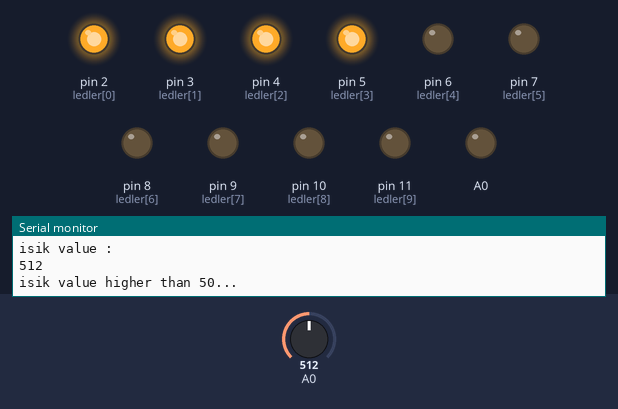
A sketch run on a simulated Arduino Uno, built with avr-gcc and run on an emulated ATmega328P. Shown: output pins drawn as LEDs (lit = HIGH), the last lines printed to the serial monitor. The inputs (shaded band) are chosen by the test bench; at power-on: A0 = 512.

Above: at 5.1 s.
5.2 s: A0 set to 40
At 8.62 s:
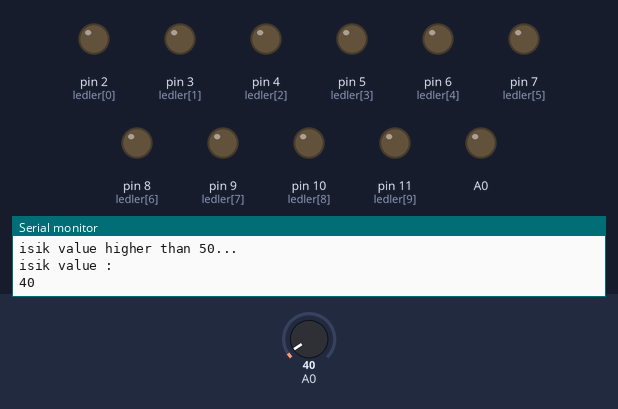
10.9 s: A0 set to 60
At 10.95 s:
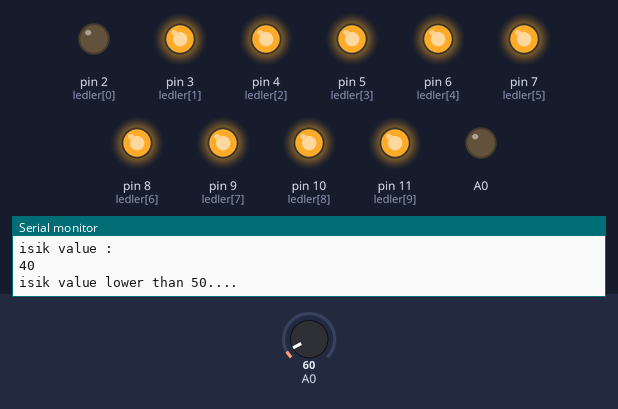
16.2 s: A0 set to 0
At 16.45 s:
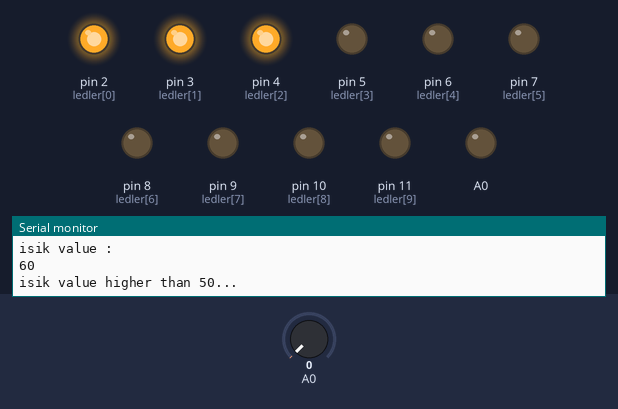
Timing chart, 0 to 27.5 s (numbered marks = the images above; inputs shaded):
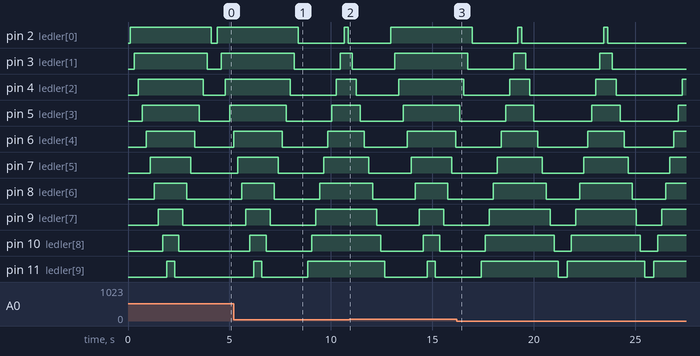

Measured:
- by itself, pin 4 (ledler[2]): repeats every 4.3 s: HIGH 1.0 s, LOW 3.3 s
- by itself, pin 5 (ledler[3]): repeats every 4.3 s: HIGH 1.4 s, LOW 2.9 s
- by itself, pin 6 (ledler[4]): alternates HIGH for 1.8 s and LOW for 2.5 s
- by itself, pin 7 (ledler[5]): alternates HIGH for 2.2 s and LOW for 2.1 s
- by itself, pin 8 (ledler[6]): alternates HIGH for 2.6 s and LOW for 1.7 s
- by itself, pin 9 (ledler[7]): alternates HIGH for 3.0 s and LOW for 1.3 s
- by itself, pin 10 (ledler[8]): alternates HIGH for 3.4 s and LOW for 0.85 s
- by itself, pin 11 (ledler[9]): alternates HIGH for 3.8 s and LOW for 0.45 s

The sketch:

for_loop_led_light_with_photorsistor1.ino
```cpp
int ledler[] = {2,3,4,5,6,7,8,9,10,11};
// bu noktada daha kısa bir kod kullanarak işlemi yerine getirmek için ledlerimizin bağlı olduğu bacakları dizi biçiminde tanımlıyoruz.
// At this point, we define the legs to which our leds are connected in the form of an array to perform the operation using a shorter code.


void setup() {
  for (int i =0;i<10;i++)// for döngüsü ve diziler kullanılarak kısa satırlarla çıkış bacaklarımızı tanımladık.
                        //We defined our output legs with short lines using the for loop and arrays.
  {
  pinMode(ledler[i], OUTPUT);
  pinMode(A0, OUTPUT);
  Serial.begin(9600);//Seri monitörün aktifleşmesini sağlıyoruz.
                    //We enable the serial monitor to be activated.
  }
}
void loop()
{
  int isik = analogRead(A0); //Burada A0 analog pinimize taktığımız fotoresptörümüzü tanımlıyoruz.
                            //Here we define our photoresistor that we attach to our analog pin A0.
  Serial.println("isik value : ");//Seri ekrana yazdırmak istediğimiz bazı ifadeleri tanımlıyoruz.
                                 //We define some expressions that we want to print to the serial screen.
  Serial.println(isik);//Seri ekrana 'isik' değerimizi bastırıyoruz.
                      //We print our 'light' value to the serial screen
  delay(50);

if (isik >50)
{ Serial.println("isik value higher than 50...");//seri ekranımıza hangi poz,syonda olduğumuzu bilgi amaçlı yazzdırıyoruz.
                                                // we print the position we are in on our serial screen for informational purposes.
  delay(50);
  for (int i =0;i<10;i++)//Ledlerimizin 1. sıradan başlayarak son ledimize kadar 200ms aralıklarla yakılmasını sağlıyoruz.
                        //We make our leds turn on with a delay of 200ms starting from the 1st row until our last led.
  {
  digitalWrite(ledler[i],HIGH);
  delay(200);

  }


 for (int i =10;i>-1;i--)//Ledlerimizin son sıradan başlayarak 200 ms gecikme ile sırayla söndürülmesini sağlıyoruz.
                        //We ensure that our leds are turned off sequentially, starting from the last row, with a delay of 200 ms.
  {
  digitalWrite(ledler[i],LOW);
  delay(200);

  }


}
 else
 {
   Serial.println("isik value lower than 50....");

  for (int i =10;i>-1;i--)//Ledlerimizin son sıradan başlayarak ilk ledimize doğru (soldan sağa) 200ms gecikme ile yanmasını sağlıyoruz.
                        //We make our leds turn on from the last row to our first led (from left to right) with a delay of 200ms.
  {
  digitalWrite(ledler[i],HIGH);
  delay(200);

  }
  for (int i =0;i<10;i++)//Ledlerimizin ilk sıradan başlayarak son ledimize doğru (sağdan sola) 200ms gecikme ile sönmesini sağlıyoruz.
                        //We make our leds turn off with a delay of 200ms starting from the first row and towards our last led (from right to left).
  {
  digitalWrite(ledler[i],LOW);
  delay(200);

  }

 }
  }
```
